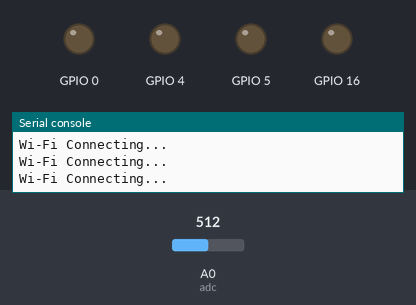
Recording of a program running on a simulated ESP8266 board running MicroPython. On the bench: output pins drawn as LEDs (lit = HIGH), the last lines printed to the serial console. The inputs (shaded band) are chosen by the test bench; at power-on: A0 (adc) = 512 (analog values on the 0–1023 scale). WiFi joins after 1.5 s; no MQTT or app messages arrive unless stated.

Above: at 1.2 s.
1.3 s: A0 (adc) set to 716
At 2.5 s:
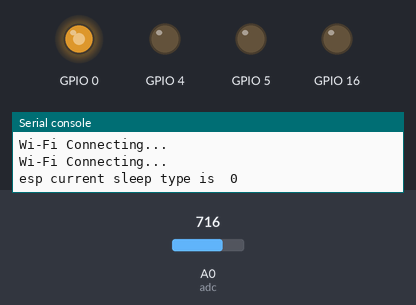
3.1 s: A0 (adc) set to 900
At 4.2 s:
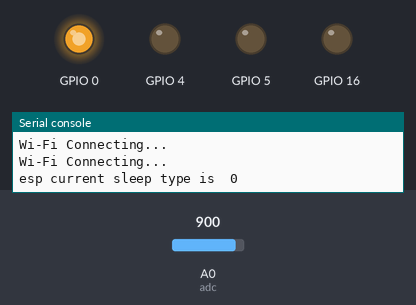
4.6 s: A0 (adc) set to 511
At 5.4 s:
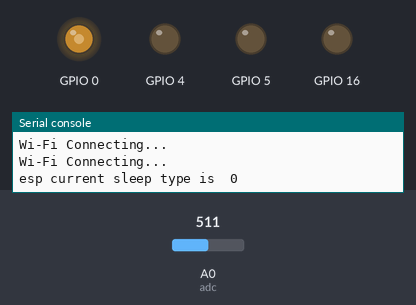
6.1 s: A0 (adc) set to 122
At 6.6 s:
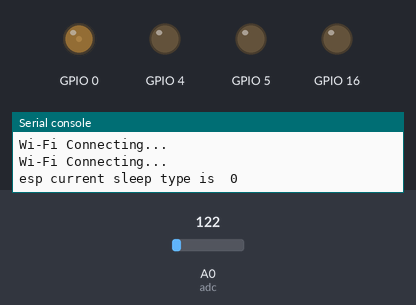
7.6 s: A0 (adc) set to 0
At 9.0 s:
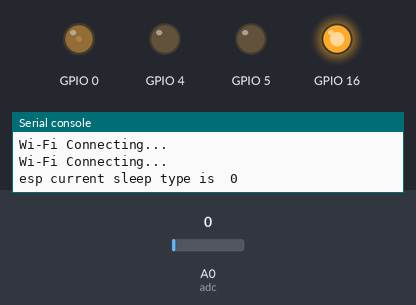
Timing chart, 0 to 10.1 s (numbered marks = the images above; inputs shaded):
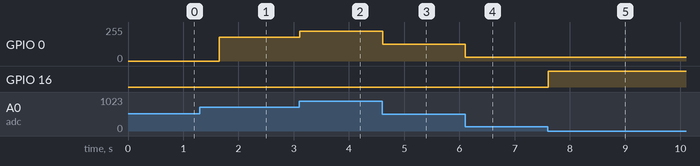

Measured:
- after the input at 1.3 s, GPIO 0: 0/255 → 178/255 after 0.35 s
- after the input at 3.1 s, GPIO 0: 178/255 → 224/255 at once
- after the input at 4.6 s, GPIO 0: 224/255 → 127/255 at once
- after the input at 6.1 s, GPIO 0: 127/255 → 30/255 at once
- after the input at 7.6 s, GPIO 16: LOW → HIGH at once

The program:

main.py
```python
from LED import Led
from Relay import Relay

import time
import uasyncio
import network
import ujson
from umqtt.simple import MQTTClient
import esp
import machine

"""
Wi-Fi Gateway : SSID and Password
"""
WIFI_AP_SSID = "TP-LINK_11D4"
WIFI_AP_PSW = "13634130635"

"""
MQTT topic
"""
MQTT_SERVER = '192.168.1.104'
MQTT_PORT = 1883
MQTT_CLIENT_ID = 'drawing_light_1'
MQTT_USER_NAME = ""
MQTTT_PASSWORD = ""
# 发布命令
MQTT_COMMAND_TOPIC = 'drawing/light/switch'
# 接受状态
MQTT_STATE_TOPIC = 'drawing/light/state'

led = Led(5, 4, 0)
relay = Relay(16)
adc = machine.ADC(0)

mqtt_client = None
color = 0  # enum 0=red, 1=green, 2=blue
name = ""  # light name. it is optional
light_changed = False

rotation_sensor_data = 0
rotation_sensor_change = False


async def wifi_connect(ssid, pwd):
    sta = network.WLAN(network.STA_IF)
    sta.active(True)
    sta.connect(ssid, pwd)

    while not sta.isconnected():
        print("Wi-Fi Connecting...")
        time.sleep_ms(500)


def mqtt_callback(topic, msg):
    global led, relay
    global color, name, light_changed

    print((topic, msg))
    params = ujson.loads(msg)
    power_switch_tmp = params.get('state')
    if power_switch_tmp is not None:
        power_switch = power_switch_tmp
        relay.set_state(power_switch)

    brightness_tmp = params.get('brightness')
    if brightness_tmp is not None:
        led.brightness = brightness_tmp / 255

    color_tmp = params.get('color_temp')
    if color_tmp is not None:
        color = color_tmp

    color = params.get('color')
    if color is not None:
        led.r = color.get('r')
        led.g = color.get('g')
        led.b = color.get('b')

    if brightness_tmp is not None or color_tmp is not None or color is not None:
        light_changed = True


async def mqtt_connect():
    global mqtt_client

    mqtt_client = MQTTClient(MQTT_CLIENT_ID, MQTT_SERVER, MQTT_PORT, MQTT_USER_NAME, MQTTT_PASSWORD, 60)
    mqtt_client.set_callback(mqtt_callback)
    mqtt_client.connect()


def mqtt_report(client):
    msg = {
        "brightness": led.brightness,
        "color": {
            "r": led.r,
            "g": led.g,
            "b": led.b,
        },
        "state": relay.last_status
    }

    client.publish(MQTT_STATE_TOPIC.encode(), ujson.dumps(msg).encode())


async def light_loop():
    global led, relay
    global name, light_changed, rotation_sensor_data, rotation_sensor_change

    led.rgb_light()

    mqtt_client.subscribe(MQTT_COMMAND_TOPIC.encode())
    while True:
        mqtt_client.check_msg()
        await rotation_sensor()

        if light_changed:
            light_changed = False
            led.rgb_light()

        if rotation_sensor_change:
            led.brightness = rotation_sensor_data
            if abs(rotation_sensor_data) <= 0.01:
                relay.set_state("OFF")
            else:
                led.rgb_light()
                relay.set_state("ON")
            rotation_sensor_change = False

        mqtt_report(mqtt_client)
        await uasyncio.sleep(0.01)


async def rotation_sensor():
    global rotation_sensor_data, rotation_sensor_change

    rotation_sensor_data_temp = adc.read() / 1024
    if abs(rotation_sensor_data_temp - rotation_sensor_data) > 0.01:
        rotation_sensor_data = rotation_sensor_data_temp
        rotation_sensor_change = True


async def main():
    global mqtt_client

    # Wi-Fi connection
    try:
        await uasyncio.wait_for(wifi_connect(WIFI_AP_SSID, WIFI_AP_PSW), 20)
        esp.sleep_type(1)
        print("esp current sleep type is ", esp.sleep_type())
    except uasyncio.TimeoutError:
        print("wifi connected timeout!")
    # MQTT connection
    try:
        await uasyncio.wait_for(mqtt_connect(), 20)
    except uasyncio.TimeoutError:
        print("mqtt connected timeout!")

    await uasyncio.gather(light_loop())


uasyncio.run(main())
```

LED.py
```python
"""
  @date 2021/1/22 下午10:46
"""
__author__ = 'ilmostro'

from machine import PWM
from machine import Pin


class Led():
    """
    创建LED类
    """

    def __init__(self, rpin, gpin, bpin, freq=1000):
        """
        构造函数
        :param pin: 接LED的管脚，必须支持PWM
        :param freq: PWM的默认频率是1000
        """
        self.pin_red = Pin(rpin)
        self.pin_green = Pin(gpin)
        self.pin_blue = Pin(bpin)

        self.led_red = PWM(self.pin_red, freq=freq)
        self.led_green = PWM(self.pin_green, freq=freq)
        self.led_blue = PWM(self.pin_blue, freq=freq)

        self.r = 0
        self.g = 0
        self.b = 255

        self.brightness = 1

    def rgb_light(self):
        if self.r in range(256) and \
                self.g in range(256) and \
                self.b in range(256) and \
                0.0 <= self.brightness <= 1.0:
            self.led_red.duty(int(self.r / 255 * self.brightness * 1023))
            self.led_green.duty(int(self.g / 255 * self.brightness * 1023))
            self.led_blue.duty(int(self.b / 255 * self.brightness * 1023))
        else:
            print("red green blue must between 0 and 255, and brightness from 0.0 to 1.0")

    def rgb(self):
        return self.r, self.g, self.b

    def deinit(self):
        """
        析构函数
        """
        self.led_red.deinit()
        self.led_green.deinit()
        self.led_blue.deinit()
```

Relay.py
```python
"""
  @date 2021/1/22 下午10:47
"""
__author__ = 'ilmostro'

from machine import Pin


class Relay():

    def __init__(self, pin):
        self.relaypin = Pin(pin, Pin.OUT)
        self.last_status = "ON"

    def set_state(self, state):
        if state == "ON":
            self.relaypin.value(0)
        else:
            self.relaypin.value(1)
        self.last_status = state
```
